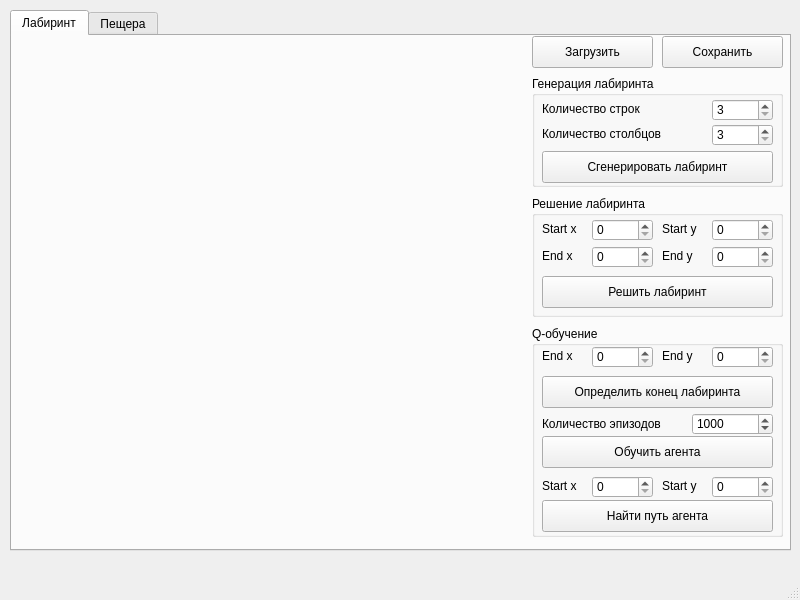
<?xml version="1.0" encoding="UTF-8"?>
<ui version="4.0">
 <class>MainWindow</class>
 <widget class="QMainWindow" name="MainWindow">
  <property name="geometry">
   <rect>
    <x>0</x>
    <y>0</y>
    <width>800</width>
    <height>600</height>
   </rect>
  </property>
  <property name="windowTitle">
   <string>MainWindow</string>
  </property>
  <widget class="QWidget" name="centralwidget">
   <widget class="QTabWidget" name="tabWidget">
    <property name="geometry">
     <rect>
      <x>10</x>
      <y>10</y>
      <width>781</width>
      <height>541</height>
     </rect>
    </property>
    <property name="currentIndex">
     <number>0</number>
    </property>
    <widget class="QWidget" name="tab_maze">
     <attribute name="title">
      <string>Лабиринт</string>
     </attribute>
     <widget class="QPushButton" name="load_maze_button">
      <property name="geometry">
       <rect>
        <x>520</x>
        <y>0</y>
        <width>121</width>
        <height>32</height>
       </rect>
      </property>
      <property name="text">
       <string>Загрузить</string>
      </property>
     </widget>
     <widget class="QGroupBox" name="maze_generation_groupBox">
      <property name="geometry">
       <rect>
        <x>520</x>
        <y>40</y>
        <width>251</width>
        <height>111</height>
       </rect>
      </property>
      <property name="title">
       <string>Генерация лабиринта</string>
      </property>
      <widget class="QLabel" name="number_lines_maze_label">
       <property name="geometry">
        <rect>
         <x>10</x>
         <y>25</y>
         <width>141</width>
         <height>16</height>
        </rect>
       </property>
       <property name="text">
        <string>Количество строк</string>
       </property>
      </widget>
      <widget class="QSpinBox" name="number_lines_maze_spinBox">
       <property name="geometry">
        <rect>
         <x>180</x>
         <y>23</y>
         <width>61</width>
         <height>22</height>
        </rect>
       </property>
       <property name="minimum">
        <number>3</number>
       </property>
       <property name="maximum">
        <number>50</number>
       </property>
      </widget>
      <widget class="QSpinBox" name="number_columns_maze_spinBox">
       <property name="geometry">
        <rect>
         <x>180</x>
         <y>48</y>
         <width>61</width>
         <height>22</height>
        </rect>
       </property>
       <property name="minimum">
        <number>3</number>
       </property>
       <property name="maximum">
        <number>50</number>
       </property>
      </widget>
      <widget class="QLabel" name="number_columns_maze_label">
       <property name="geometry">
        <rect>
         <x>10</x>
         <y>50</y>
         <width>141</width>
         <height>16</height>
        </rect>
       </property>
       <property name="text">
        <string>Количество столбцов</string>
       </property>
      </widget>
      <widget class="QPushButton" name="maze_generation_button">
       <property name="geometry">
        <rect>
         <x>10</x>
         <y>75</y>
         <width>231</width>
         <height>32</height>
        </rect>
       </property>
       <property name="text">
        <string>Сгенерировать лабиринт</string>
       </property>
      </widget>
     </widget>
     <widget class="QPushButton" name="save_maze_button">
      <property name="geometry">
       <rect>
        <x>650</x>
        <y>0</y>
        <width>121</width>
        <height>32</height>
       </rect>
      </property>
      <property name="text">
       <string>Сохранить</string>
      </property>
     </widget>
     <widget class="QGroupBox" name="solve_maze_groupBox">
      <property name="geometry">
       <rect>
        <x>520</x>
        <y>160</y>
        <width>251</width>
        <height>121</height>
       </rect>
      </property>
      <property name="title">
       <string>Решение лабиринта</string>
      </property>
      <widget class="QLabel" name="start_x_label">
       <property name="geometry">
        <rect>
         <x>10</x>
         <y>25</y>
         <width>58</width>
         <height>16</height>
        </rect>
       </property>
       <property name="text">
        <string>Start x</string>
       </property>
      </widget>
      <widget class="QLabel" name="start_y_label">
       <property name="geometry">
        <rect>
         <x>130</x>
         <y>25</y>
         <width>58</width>
         <height>16</height>
        </rect>
       </property>
       <property name="text">
        <string>Start y</string>
       </property>
      </widget>
      <widget class="QSpinBox" name="start_x_spinBox">
       <property name="geometry">
        <rect>
         <x>60</x>
         <y>23</y>
         <width>61</width>
         <height>22</height>
        </rect>
       </property>
       <property name="minimum">
        <number>0</number>
       </property>
       <property name="maximum">
        <number>50</number>
       </property>
       <property name="value">
        <number>0</number>
       </property>
      </widget>
      <widget class="QSpinBox" name="start_y_spinBox">
       <property name="geometry">
        <rect>
         <x>180</x>
         <y>23</y>
         <width>61</width>
         <height>22</height>
        </rect>
       </property>
       <property name="minimum">
        <number>0</number>
       </property>
       <property name="maximum">
        <number>50</number>
       </property>
      </widget>
      <widget class="QLabel" name="end_x_label">
       <property name="geometry">
        <rect>
         <x>10</x>
         <y>52</y>
         <width>58</width>
         <height>16</height>
        </rect>
       </property>
       <property name="text">
        <string>End x</string>
       </property>
      </widget>
      <widget class="QSpinBox" name="end_y_spinBox">
       <property name="geometry">
        <rect>
         <x>180</x>
         <y>50</y>
         <width>61</width>
         <height>22</height>
        </rect>
       </property>
       <property name="minimum">
        <number>0</number>
       </property>
       <property name="maximum">
        <number>50</number>
       </property>
      </widget>
      <widget class="QLabel" name="end_y_label">
       <property name="geometry">
        <rect>
         <x>130</x>
         <y>52</y>
         <width>58</width>
         <height>16</height>
        </rect>
       </property>
       <property name="text">
        <string>End y</string>
       </property>
      </widget>
      <widget class="QSpinBox" name="end_x_spinBox">
       <property name="geometry">
        <rect>
         <x>60</x>
         <y>50</y>
         <width>61</width>
         <height>22</height>
        </rect>
       </property>
       <property name="minimum">
        <number>0</number>
       </property>
       <property name="maximum">
        <number>50</number>
       </property>
       <property name="value">
        <number>0</number>
       </property>
      </widget>
      <widget class="QPushButton" name="solve_maze_button">
       <property name="geometry">
        <rect>
         <x>10</x>
         <y>80</y>
         <width>231</width>
         <height>32</height>
        </rect>
       </property>
       <property name="text">
        <string>Решить лабиринт</string>
       </property>
      </widget>
     </widget>
     <widget class="QGroupBox" name="q_learning_groupBox">
      <property name="geometry">
       <rect>
        <x>520</x>
        <y>290</y>
        <width>251</width>
        <height>211</height>
       </rect>
      </property>
      <property name="title">
       <string>Q-обучение</string>
      </property>
      <widget class="QSpinBox" name="q_end_y_spinBox">
       <property name="geometry">
        <rect>
         <x>180</x>
         <y>20</y>
         <width>61</width>
         <height>22</height>
        </rect>
       </property>
       <property name="minimum">
        <number>0</number>
       </property>
       <property name="maximum">
        <number>50</number>
       </property>
      </widget>
      <widget class="QLabel" name="q_end_x_label">
       <property name="geometry">
        <rect>
         <x>10</x>
         <y>22</y>
         <width>58</width>
         <height>16</height>
        </rect>
       </property>
       <property name="text">
        <string>End x</string>
       </property>
      </widget>
      <widget class="QSpinBox" name="q_end_x_spinBox">
       <property name="geometry">
        <rect>
         <x>60</x>
         <y>20</y>
         <width>61</width>
         <height>22</height>
        </rect>
       </property>
       <property name="minimum">
        <number>0</number>
       </property>
       <property name="maximum">
        <number>50</number>
       </property>
       <property name="value">
        <number>0</number>
       </property>
      </widget>
      <widget class="QLabel" name="q_end_y_label">
       <property name="geometry">
        <rect>
         <x>130</x>
         <y>22</y>
         <width>58</width>
         <height>16</height>
        </rect>
       </property>
       <property name="text">
        <string>End y</string>
       </property>
      </widget>
      <widget class="QPushButton" name="end_maze_button">
       <property name="geometry">
        <rect>
         <x>10</x>
         <y>50</y>
         <width>231</width>
         <height>32</height>
        </rect>
       </property>
       <property name="text">
        <string>Определить конец лабиринта</string>
       </property>
      </widget>
      <widget class="QLabel" name="count_episode_label">
       <property name="geometry">
        <rect>
         <x>10</x>
         <y>90</y>
         <width>141</width>
         <height>16</height>
        </rect>
       </property>
       <property name="text">
        <string>Количество эпизодов</string>
       </property>
      </widget>
      <widget class="QSpinBox" name="count_episode_spinBox">
       <property name="geometry">
        <rect>
         <x>160</x>
         <y>87</y>
         <width>81</width>
         <height>22</height>
        </rect>
       </property>
       <property name="minimum">
        <number>1</number>
       </property>
       <property name="maximum">
        <number>999999999</number>
       </property>
       <property name="singleStep">
        <number>100</number>
       </property>
       <property name="value">
        <number>1000</number>
       </property>
      </widget>
      <widget class="QPushButton" name="train_agent_button">
       <property name="enabled">
        <bool>true</bool>
       </property>
       <property name="geometry">
        <rect>
         <x>10</x>
         <y>110</y>
         <width>231</width>
         <height>32</height>
        </rect>
       </property>
       <property name="text">
        <string>Обучить агента</string>
       </property>
      </widget>
      <widget class="QSpinBox" name="q_start_y_spinBox">
       <property name="geometry">
        <rect>
         <x>180</x>
         <y>150</y>
         <width>61</width>
         <height>22</height>
        </rect>
       </property>
       <property name="minimum">
        <number>0</number>
       </property>
       <property name="maximum">
        <number>50</number>
       </property>
      </widget>
      <widget class="QLabel" name="q_start_y_label">
       <property name="geometry">
        <rect>
         <x>130</x>
         <y>152</y>
         <width>58</width>
         <height>16</height>
        </rect>
       </property>
       <property name="text">
        <string>Start y</string>
       </property>
      </widget>
      <widget class="QLabel" name="q_start_x_label">
       <property name="geometry">
        <rect>
         <x>10</x>
         <y>152</y>
         <width>58</width>
         <height>16</height>
        </rect>
       </property>
       <property name="text">
        <string>Start x</string>
       </property>
      </widget>
      <widget class="QSpinBox" name="q_start_x_spinBox">
       <property name="geometry">
        <rect>
         <x>60</x>
         <y>150</y>
         <width>61</width>
         <height>22</height>
        </rect>
       </property>
       <property name="minimum">
        <number>0</number>
       </property>
       <property name="maximum">
        <number>50</number>
       </property>
       <property name="value">
        <number>0</number>
       </property>
      </widget>
      <widget class="QPushButton" name="q_solve_maze_button">
       <property name="enabled">
        <bool>true</bool>
       </property>
       <property name="geometry">
        <rect>
         <x>10</x>
         <y>174</y>
         <width>231</width>
         <height>32</height>
        </rect>
       </property>
       <property name="text">
        <string>Найти путь агента</string>
       </property>
      </widget>
     </widget>
    </widget>
    <widget class="QWidget" name="tab_cave">
     <attribute name="title">
      <string>Пещера</string>
     </attribute>
     <widget class="QPushButton" name="load_cave_button">
      <property name="geometry">
       <rect>
        <x>520</x>
        <y>0</y>
        <width>121</width>
        <height>32</height>
       </rect>
      </property>
      <property name="text">
       <string>Загрузить</string>
      </property>
     </widget>
     <widget class="QPushButton" name="save_cave_button">
      <property name="geometry">
       <rect>
        <x>650</x>
        <y>0</y>
        <width>121</width>
        <height>32</height>
       </rect>
      </property>
      <property name="text">
       <string>Сохранить</string>
      </property>
     </widget>
     <widget class="QGroupBox" name="cave_generation_groupBox">
      <property name="geometry">
       <rect>
        <x>520</x>
        <y>30</y>
        <width>251</width>
        <height>141</height>
       </rect>
      </property>
      <property name="title">
       <string>Генерация пещеры</string>
      </property>
      <widget class="QLabel" name="number_columns_cave_label">
       <property name="geometry">
        <rect>
         <x>10</x>
         <y>50</y>
         <width>141</width>
         <height>16</height>
        </rect>
       </property>
       <property name="text">
        <string>Количество столбцов</string>
       </property>
      </widget>
      <widget class="QPushButton" name="cave_generation_button">
       <property name="geometry">
        <rect>
         <x>10</x>
         <y>100</y>
         <width>231</width>
         <height>32</height>
        </rect>
       </property>
       <property name="text">
        <string>Сгенерировать пещеру</string>
       </property>
      </widget>
      <widget class="QLabel" name="number_lines_cave_label">
       <property name="geometry">
        <rect>
         <x>10</x>
         <y>25</y>
         <width>141</width>
         <height>16</height>
        </rect>
       </property>
       <property name="text">
        <string>Количество строк</string>
       </property>
      </widget>
      <widget class="QSpinBox" name="number_lines_cave_spinBox">
       <property name="geometry">
        <rect>
         <x>180</x>
         <y>23</y>
         <width>61</width>
         <height>22</height>
        </rect>
       </property>
       <property name="minimum">
        <number>3</number>
       </property>
       <property name="maximum">
        <number>50</number>
       </property>
      </widget>
      <widget class="QSpinBox" name="number_columns_cave_spinBox">
       <property name="geometry">
        <rect>
         <x>180</x>
         <y>48</y>
         <width>61</width>
         <height>22</height>
        </rect>
       </property>
       <property name="minimum">
        <number>3</number>
       </property>
       <property name="maximum">
        <number>50</number>
       </property>
      </widget>
      <widget class="QLabel" name="initialization_chance_label">
       <property name="geometry">
        <rect>
         <x>10</x>
         <y>75</y>
         <width>141</width>
         <height>16</height>
        </rect>
       </property>
       <property name="text">
        <string>Шанс инициализации</string>
       </property>
      </widget>
      <widget class="QDoubleSpinBox" name="initialization_chance_doubleSpinBox">
       <property name="geometry">
        <rect>
         <x>180</x>
         <y>73</y>
         <width>62</width>
         <height>22</height>
        </rect>
       </property>
       <property name="maximum">
        <double>1.000000000000000</double>
       </property>
       <property name="singleStep">
        <double>0.010000000000000</double>
       </property>
      </widget>
     </widget>
     <widget class="QGroupBox" name="change_cave_groupBox">
      <property name="geometry">
       <rect>
        <x>520</x>
        <y>180</y>
        <width>251</width>
        <height>241</height>
       </rect>
      </property>
      <property name="title">
       <string>Изменение пещеры</string>
      </property>
      <widget class="QLabel" name="birth_limit_label">
       <property name="geometry">
        <rect>
         <x>10</x>
         <y>25</y>
         <width>141</width>
         <height>16</height>
        </rect>
       </property>
       <property name="text">
        <string>Лимит рождения</string>
       </property>
      </widget>
      <widget class="QSpinBox" name="birth_limit_spinBox">
       <property name="geometry">
        <rect>
         <x>180</x>
         <y>23</y>
         <width>61</width>
         <height>22</height>
        </rect>
       </property>
       <property name="minimum">
        <number>0</number>
       </property>
       <property name="maximum">
        <number>7</number>
       </property>
      </widget>
      <widget class="QLabel" name="death_limit_label">
       <property name="geometry">
        <rect>
         <x>10</x>
         <y>52</y>
         <width>141</width>
         <height>16</height>
        </rect>
       </property>
       <property name="text">
        <string>Лимит смерти</string>
       </property>
      </widget>
      <widget class="QSpinBox" name="death_limit_spinBox">
       <property name="geometry">
        <rect>
         <x>180</x>
         <y>50</y>
         <width>61</width>
         <height>22</height>
        </rect>
       </property>
       <property name="minimum">
        <number>0</number>
       </property>
       <property name="maximum">
        <number>7</number>
       </property>
      </widget>
      <widget class="QPushButton" name="save_limits_button">
       <property name="geometry">
        <rect>
         <x>10</x>
         <y>80</y>
         <width>231</width>
         <height>32</height>
        </rect>
       </property>
       <property name="text">
        <string>Подтвердить лимиты</string>
       </property>
      </widget>
      <widget class="QPushButton" name="change_cave_button">
       <property name="geometry">
        <rect>
         <x>10</x>
         <y>110</y>
         <width>231</width>
         <height>32</height>
        </rect>
       </property>
       <property name="text">
        <string>Следующая итерация</string>
       </property>
      </widget>
      <widget class="QLabel" name="time_iterations_label">
       <property name="geometry">
        <rect>
         <x>10</x>
         <y>172</y>
         <width>141</width>
         <height>16</height>
        </rect>
       </property>
       <property name="text">
        <string>Время итерации (мс)</string>
       </property>
      </widget>
      <widget class="QLabel" name="number_iterations_label">
       <property name="geometry">
        <rect>
         <x>10</x>
         <y>145</y>
         <width>141</width>
         <height>16</height>
        </rect>
       </property>
       <property name="text">
        <string>Количество итераций</string>
       </property>
      </widget>
      <widget class="QSpinBox" name="number_iterations_spinBox">
       <property name="geometry">
        <rect>
         <x>160</x>
         <y>143</y>
         <width>81</width>
         <height>22</height>
        </rect>
       </property>
       <property name="minimum">
        <number>0</number>
       </property>
       <property name="maximum">
        <number>25</number>
       </property>
      </widget>
      <widget class="QSpinBox" name="time_iterations_spinBox">
       <property name="geometry">
        <rect>
         <x>160</x>
         <y>170</y>
         <width>81</width>
         <height>22</height>
        </rect>
       </property>
       <property name="minimum">
        <number>0</number>
       </property>
       <property name="maximum">
        <number>15000</number>
       </property>
       <property name="singleStep">
        <number>1000</number>
       </property>
      </widget>
      <widget class="QPushButton" name="rendering_cave_button">
       <property name="geometry">
        <rect>
         <x>10</x>
         <y>200</y>
         <width>231</width>
         <height>32</height>
        </rect>
       </property>
       <property name="text">
        <string>Рендеринг</string>
       </property>
      </widget>
     </widget>
    </widget>
   </widget>
  </widget>
  <widget class="QMenuBar" name="menubar">
   <property name="geometry">
    <rect>
     <x>0</x>
     <y>0</y>
     <width>800</width>
     <height>24</height>
    </rect>
   </property>
  </widget>
  <widget class="QStatusBar" name="statusbar"/>
 </widget>
 <resources/>
 <connections/>
</ui>
